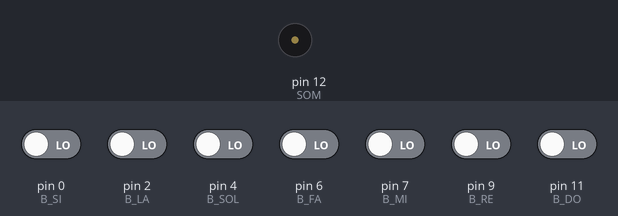
Bench run of a sketch on a simulated Arduino Uno, built with avr-gcc and run on an emulated ATmega328P. Shown: buzzer (waves = sounding). The inputs (shaded band) are chosen by the test bench; at power-on: pin 0 (B_SI), pin 2 (B_LA), pin 4 (B_SOL), pin 6 (B_FA), pin 7 (B_MI), pin 9 (B_RE), pin 11 (B_DO) LOW.

Above: at 1.2 s.
1.3 s: pin 0 (B_SI) driven HIGH
At 1.5 s:
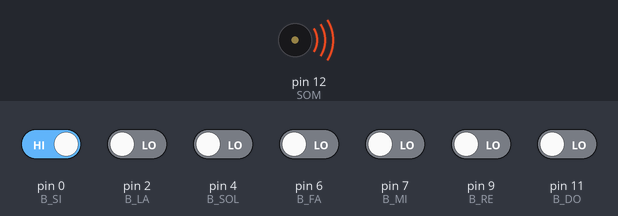
4.3 s: pin 0 (B_SI) driven LOW
At 5.1 s:
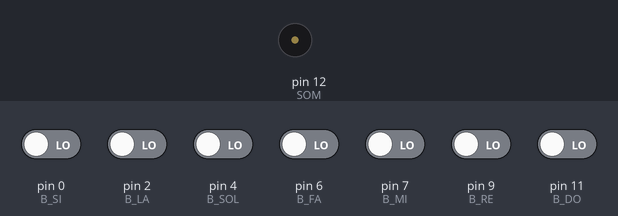
5.8 s: pin 2 (B_LA) driven HIGH
At 6.0 s:
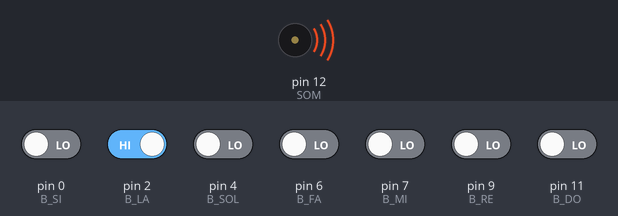
Timing chart, 0 to 8.8 s (numbered marks = the images above; inputs shaded):
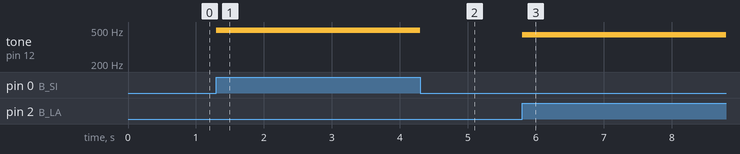

The sketch:

piano_do-central.ino
```cpp
// Pino do transdutor de sons piezoelétrico (buzzer, para os íntimos)
const int SOM = 12;

// Pinos dos botões
const int B_DO  = 11;
const int B_RE  = 9;
const int B_MI  = 7;
const int B_FA  = 6;
const int B_SOL = 4;
const int B_LA  = 2;
const int B_SI  = 0;

// Notas musicais (frequência) em relação ao DÓ central do piano
const int DO  = 262;
const int RE  = 294;
const int MI  = 330;
const int FA  = 349;
const int SOL = 392;
const int LA  = 440;
const int SI  = 494;

void setup() {

  // Setup da saída de som
  pinMode( SOM, OUTPUT ); digitalWrite( SOM, LOW );

  // Setup da entrada de notas
  pinMode( B_DO, INPUT ); digitalWrite( B_DO, LOW );
  pinMode( B_RE, INPUT ); digitalWrite( B_RE, LOW );
  pinMode( B_MI, INPUT ); digitalWrite( B_MI, LOW );
  pinMode( B_FA, INPUT ); digitalWrite( B_FA, LOW );
  pinMode( B_SOL, INPUT ); digitalWrite( B_SOL, LOW );
  pinMode( B_LA, INPUT ); digitalWrite( B_LA, LOW );
  pinMode( B_SI, INPUT ); digitalWrite( B_SI, LOW );

}

void loop() {

  // LED interno aceso se nenhuma nota foi pressionada (padrão)
  digitalWrite( LED_BUILTIN, HIGH );


  // Se foi pressionado o DÓ...
  if( digitalRead( B_DO ) == HIGH ){

    // ... Faz o som do DÓ (com LED interno apagado) c/ delay de 0.2 segundos
    digitalWrite( LED_BUILTIN, LOW );
    tone( SOM, DO, 200 );   delay(200);

  }


  // ... E assim sucessivamente para as demais notas! :)


  if( digitalRead( B_RE ) == HIGH ) {

    digitalWrite( LED_BUILTIN, LOW );
    tone( SOM, RE, 200 );   delay(200);

  }

  if( digitalRead( B_MI ) == HIGH ) {

    digitalWrite( LED_BUILTIN, LOW );
    tone( SOM, MI, 200 );   delay(200);

  }

  if( digitalRead( B_FA ) == HIGH ) {

    digitalWrite( LED_BUILTIN, LOW );
    tone( SOM, FA, 200 );   delay(200);

  }

  if( digitalRead( B_SOL ) == HIGH ) {

    digitalWrite( LED_BUILTIN, LOW );
    tone( SOM, SOL, 200 );   delay(200);

  }

  if( digitalRead( B_LA ) == HIGH ) {

    digitalWrite( LED_BUILTIN, LOW );
    tone( SOM, LA, 200 );   delay(200);

  }

  if( digitalRead( B_SI ) == HIGH ) {

    digitalWrite( LED_BUILTIN, LOW );
    tone( SOM, SI, 200 );   delay(200);

  }


}
```

Measured:
- after the input at 1.3 s, tone on pin 12 (SOM): silent → 494 Hz at once
- after the input at 4.3 s, tone on pin 12 (SOM): 494 Hz → silent at once
- after the input at 5.8 s, tone on pin 12 (SOM): silent → 440 Hz at once
